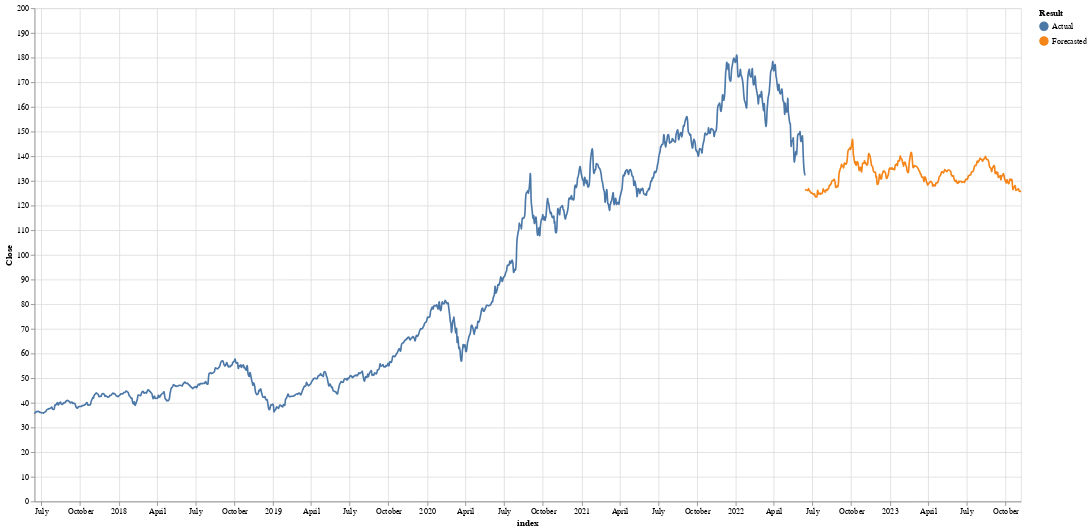

Source (notebook cell):
### Code cell
method.naiveSeasonalForecast()
method.forecastPlot()

### Figure 1 — Vega-Lite specification as saved in the notebook (floating-point values rounded to 4 significant figures; data arrays with more than 128 entries replaced by an {"elided": "..."} marker saying what was removed)
{"config": {"view": {"continuousWidth": 400, "continuousHeight": 300}}, "layer": [{"data": {"name": "data-541991790f4bf5df4b7be08401bb3d78"}, "mark": {"type": "line", "interpolate": "basis"}, "encoding": {"color": {"field": "Result", "type": "nominal"}, "x": {"field": "index", "type": "temporal"}, "y": {"field": "Close", "type": "quantitative"}}}, {"data": {"name": "data-541991790f4bf5df4b7be08401bb3d78"}, "mark": "point", "encoding": {"opacity": {"value": 0}, "x": {"field": "index", "type": "temporal"}}, "selection": {"selector021": {"type": "single", "nearest": true, "on": "mouseover", "fields": ["index", "Close"], "empty": "none"}}}, {"data": {"name": "data-541991790f4bf5df4b7be08401bb3d78"}, "mark": "point", "encoding": {"color": {"field": "Result", "type": "nominal"}, "opacity": {"condition": {"value": 1, "selection": "selector021"}, "value": 0}, "x": {"field": "index", "type": "temporal"}, "y": {"field": "Close", "type": "quantitative"}}}, {"data": {"name": "data-541991790f4bf5df4b7be08401bb3d78"}, "mark": {"type": "text", "align": "left", "dx": 5, "dy": -40, "size": 20}, "encoding": {"color": {"field": "Result", "type": "nominal"}, "text": {"condition": {"field": "index", "type": "temporal", "selection": "selector021"}, "value": ""}, "x": {"field": "index", "type": "temporal"}, "y": {"field": "Close", "type": "quantitative"}}}, {"data": {"name": "data-541991790f4bf5df4b7be08401bb3d78"}, "mark": {"type": "text", "align": "left", "dx": 20, "dy": -15, "size": 20}, "encoding": {"color": {"field": "Result", "type": "nominal"}, "text": {"condition": {"field": "Close", "type": "quantitative", "selection": "selector021"}, "value": " "}, "x": {"field": "index", "type": "temporal"}, "y": {"field": "Close", "type": "quantitative"}}}], "height": 600, "width": 1200, "$schema": "https://vega.github.io/schema/vega-lite/v4.17.0.json", "datasets": {"data-541991790f4bf5df4b7be08401bb3d78": {"elided": "1624 records"}}}
